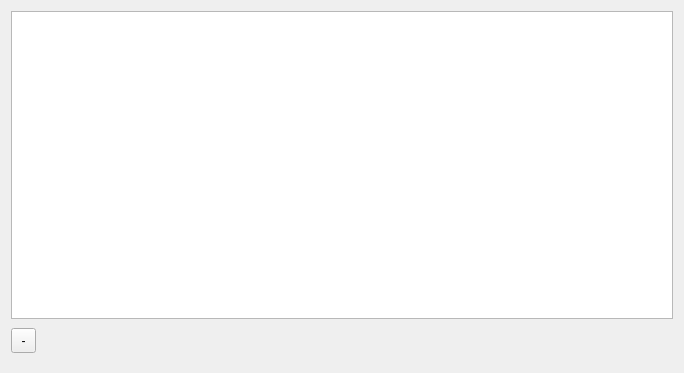
<?xml version="1.0" encoding="UTF-8"?>
<ui version="4.0">
 <class>ListExistingScans</class>
 <widget class="QWidget" name="ListExistingScans">
  <property name="geometry">
   <rect>
    <x>0</x>
    <y>0</y>
    <width>684</width>
    <height>373</height>
   </rect>
  </property>
  <property name="windowTitle">
   <string>Scan Documents</string>
  </property>
  <property name="styleSheet">
   <string notr="true"/>
  </property>
  <layout class="QGridLayout" name="gridLayout">
   <property name="verticalSpacing">
    <number>0</number>
   </property>
   <item row="1" column="0">
    <widget class="QWidget" name="buttonContainer" native="true">
     <layout class="QHBoxLayout" name="horizontalLayout">
      <property name="sizeConstraint">
       <enum>QLayout::SetMinimumSize</enum>
      </property>
      <property name="leftMargin">
       <number>0</number>
      </property>
      <property name="rightMargin">
       <number>0</number>
      </property>
      <item>
       <widget class="QToolButton" name="deleteSelectedToolButton">
        <property name="minimumSize">
         <size>
          <width>25</width>
          <height>25</height>
         </size>
        </property>
        <property name="maximumSize">
         <size>
          <width>25</width>
          <height>25</height>
         </size>
        </property>
        <property name="toolTip">
         <string>Delete the selected scan documents</string>
        </property>
        <property name="text">
         <string>-</string>
        </property>
        <property name="styled" stdset="0">
         <bool>true</bool>
        </property>
       </widget>
      </item>
      <item>
       <spacer name="horizontalSpacer">
        <property name="orientation">
         <enum>Qt::Horizontal</enum>
        </property>
        <property name="sizeHint" stdset="0">
         <size>
          <width>69</width>
          <height>20</height>
         </size>
        </property>
       </spacer>
      </item>
     </layout>
    </widget>
   </item>
   <item row="0" column="0">
    <widget class="QTreeView" name="treeView">
     <property name="sizePolicy">
      <sizepolicy hsizetype="Expanding" vsizetype="Expanding">
       <horstretch>0</horstretch>
       <verstretch>0</verstretch>
      </sizepolicy>
     </property>
     <property name="frameShape">
      <enum>QFrame::StyledPanel</enum>
     </property>
     <property name="frameShadow">
      <enum>QFrame::Sunken</enum>
     </property>
     <property name="lineWidth">
      <number>1</number>
     </property>
     <property name="horizontalScrollBarPolicy">
      <enum>Qt::ScrollBarAlwaysOff</enum>
     </property>
     <property name="alternatingRowColors">
      <bool>true</bool>
     </property>
     <property name="selectionMode">
      <enum>QAbstractItemView::ExtendedSelection</enum>
     </property>
     <property name="rootIsDecorated">
      <bool>false</bool>
     </property>
    </widget>
   </item>
  </layout>
 </widget>
 <resources/>
 <connections/>
</ui>
